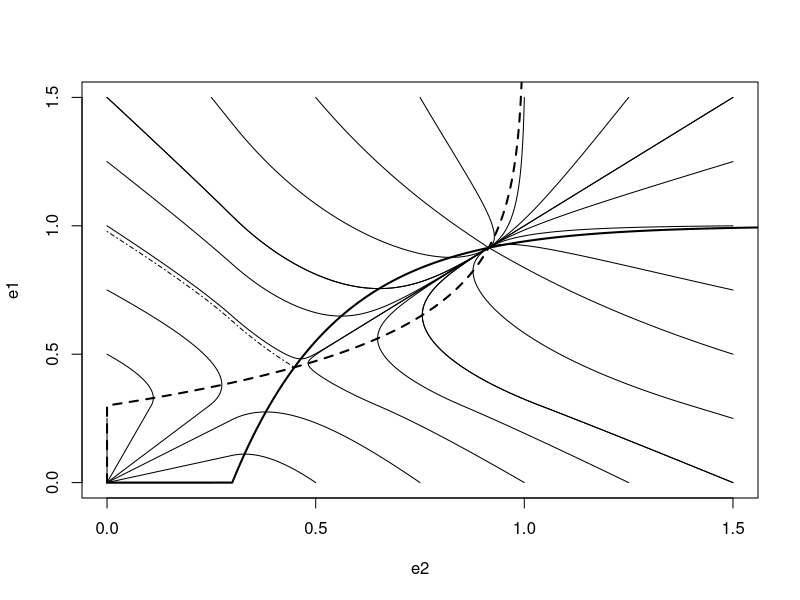

Generate this figure with R:
library(deSolve)

rashevsky<- function( t,y, parms )
{
	dy<-y
	dy[1]<-(1-exp(-parms$a*pmax(0,y[2]-parms$h2))) - y[1]/parms$alpha
#	dy[2]<-(1-(1-exp(-parms$a*pmax(0,y[1]-parms$h1)))) - y[2]/parms$alpha
	dy[2]<-((1-exp(-parms$a*pmax(0,y[1]-parms$h1)))) - y[2]/parms$alpha
	return( list(unlist(dy)) )
}

times<-seq(0,10,0.01)
y<-c( 1,1)
parms<-{}
parms$h1<-0.3
parms$h2<-0.3
parms$a<-4
parms$alpha<-1


x<-seq(0,4,0.01)

#plot( x, 1-(1-exp(-parms$a*pmax( 0,x-parms$h2 ))), type='l',xlim=c(0,1.5),ylim=c(0,1.5),lwd=2, xlab='e2',ylab='e1')
plot( x, (1-exp(-parms$a*pmax( 0,x-parms$h2 ))), type='l',xlim=c(0,1.5),ylim=c(0,1.5),lwd=2, xlab='e2',ylab='e1')
lines((1-exp(-parms$a*pmax( 0,x-parms$h1 ))), x, lty=2, lwd=2)

c0<-seq( 0,1.5,0.25)
for( index in seq( 1,length(c0)))
{
	y[1]<-c0[index]
	y[2]<-0
	sol<-ode( y, times, rashevsky, parms )
	lines( sol[,2], sol[,3],type='l')
}

for( index in seq( 1,length(c0)))
{
	y[1]<-c0[index]
	y[2]<-1.5
	sol<-ode( y, times, rashevsky, parms )
	lines( sol[,2], sol[,3],type='l')
}

for( index in seq( 1,length(c0)))
{
	y[2]<-c0[index]
	y[1]<-0
	sol<-ode( y, times, rashevsky, parms )
	lines( sol[,2], sol[,3],type='l')
}

for( index in seq( 1,length(c0)))
{
	y[2]<-c0[index]
	y[1]<-1.5
	sol<-ode( y, times, rashevsky, parms )
	lines( sol[,2], sol[,3],type='l')
}

y[1] <- 0
y[2] <- 0.9779547
sol<-ode( y, times, rashevsky, parms )
lines( sol[,2], sol[,3],type='l', lty=4)
#lines( sol[,3], sol[,2],type='l', lty=4)
